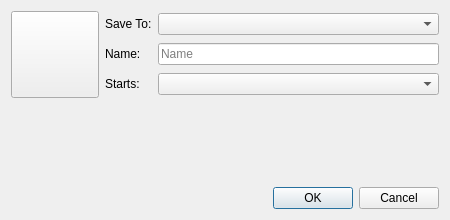
<?xml version="1.0" encoding="UTF-8"?>
<ui version="4.0">
 <class>CreateShortcutDialog</class>
 <widget class="QDialog" name="CreateShortcutDialog">
  <property name="windowModality">
   <enum>Qt::WindowModality::ApplicationModal</enum>
  </property>
  <property name="geometry">
   <rect>
    <x>0</x>
    <y>0</y>
    <width>450</width>
    <height>220</height>
   </rect>
  </property>
  <property name="windowTitle">
   <string>Create Instance Shortcut</string>
  </property>
  <property name="modal">
   <bool>true</bool>
  </property>
  <layout class="QVBoxLayout" name="verticalLayout">
   <item>
    <layout class="QHBoxLayout" name="iconBtnLayout">
     <item>
      <widget class="QToolButton" name="iconButton">
       <property name="iconSize">
        <size>
         <width>80</width>
         <height>80</height>
        </size>
       </property>
      </widget>
     </item>
     <item>
      <layout class="QGridLayout" name="iconBtnGridLayout">
       <item row="0" column="0">
        <widget class="QLabel" name="saveToLabel">
         <property name="text">
          <string>Save To:</string>
         </property>
        </widget>
       </item>
       <item row="0" column="1">
        <widget class="QComboBox" name="saveTargetSelectionBox">
         <property name="sizePolicy">
          <sizepolicy hsizetype="Expanding" vsizetype="Fixed">
           <horstretch>0</horstretch>
           <verstretch>0</verstretch>
          </sizepolicy>
         </property>
        </widget>
       </item>
       <item row="1" column="0">
        <widget class="QLabel" name="nameLabel">
         <property name="text">
          <string>Name:</string>
         </property>
        </widget>
       </item>
       <item row="1" column="1">
        <widget class="QLineEdit" name="instNameTextBox">
         <property name="placeholderText">
          <string>Name</string>
         </property>
        </widget>
       </item>
       <item row="2" column="0">
        <widget class="QLabel" name="executableLabel">
         <property name="text">
          <string>Starts:</string>
         </property>
        </widget>
       </item>
       <item row="2" column="1">
        <widget class="QComboBox" name="executableSelectionBox">
         <property name="toolTip">
          <string>What the shortcut starts: the game, its script extender, or one of the instance's tools.</string>
         </property>
        </widget>
       </item>
      </layout>
     </item>
    </layout>
   </item>
   <item>
    <spacer name="verticalSpacer">
     <property name="orientation">
      <enum>Qt::Orientation::Vertical</enum>
     </property>
     <property name="sizeHint" stdset="0">
      <size>
       <width>20</width>
       <height>10</height>
      </size>
     </property>
    </spacer>
   </item>
   <item>
    <widget class="QDialogButtonBox" name="buttonBox">
     <property name="orientation">
      <enum>Qt::Orientation::Horizontal</enum>
     </property>
     <property name="standardButtons">
      <set>QDialogButtonBox::StandardButton::Cancel|QDialogButtonBox::StandardButton::Ok</set>
     </property>
    </widget>
   </item>
  </layout>
 </widget>
 <resources/>
 <connections>
  <connection>
   <sender>buttonBox</sender>
   <signal>accepted()</signal>
   <receiver>CreateShortcutDialog</receiver>
   <slot>accept()</slot>
  </connection>
  <connection>
   <sender>buttonBox</sender>
   <signal>rejected()</signal>
   <receiver>CreateShortcutDialog</receiver>
   <slot>reject()</slot>
  </connection>
 </connections>
</ui>
